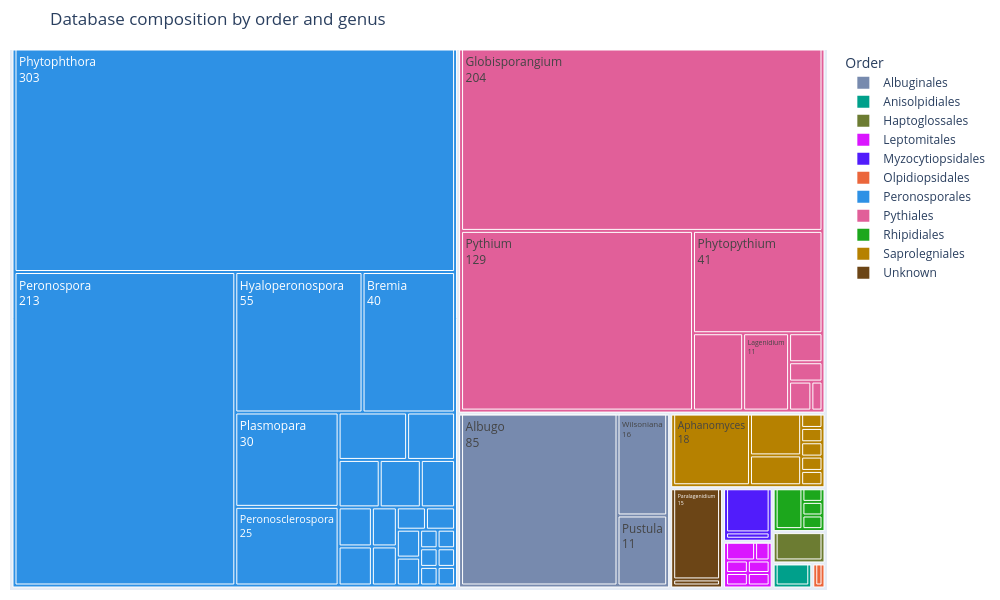

The notebook cell saved with this chart:
### Code cell
import math
import pandas as pd
import plotly.express as px
import plotly.graph_objects as go

df      = pd.read_csv('data/cox2_th_final/output/cox2_th-meta-clean.tsv', sep='\t')
cmap_df = pd.read_csv('colormap-oom-order.csv')
colormap = dict(zip(cmap_df['order'], cmap_df['color']))

# --- Configurable ---
OUTER_RANK = 'order'
FONT_SIZE  = 12
FIG_W, FIG_H = 1000, 600   # must match the figure size below
# --------------------

df[OUTER_RANK] = df[OUTER_RANK].fillna('Unknown')

counts = (
    df.groupby([OUTER_RANK, 'genus'])
    .size()
    .reset_index(name='count')
)

outer_vals   = sorted(counts[OUTER_RANK].unique())
# Fall back to grey for any value not in the colormap
outer_colors = {v: colormap.get(v, '#aaaaaa') for v in outer_vals}

fig = px.treemap(
    counts,
    path=[OUTER_RANK, 'genus'],
    values='count',
    title=f'Database composition by {OUTER_RANK} and genus',
    color=OUTER_RANK,
    color_discrete_map=outer_colors,
)

labels    = list(fig.data[0].labels)
values    = list(fig.data[0].values)
parents   = list(fig.data[0].parents)
outer_set = set(outer_vals)
total     = counts['count'].sum()

CHAR_W  = FONT_SIZE * 0.6
LINE_H  = FONT_SIZE * 1.8

def tile_text(lbl, par, val):
    if lbl in outer_set or par == '':
        return ''
    count = int(val)
    lines = [lbl, str(count)]
    text_w = max(len(l) for l in lines) * CHAR_W
    text_h = len(lines) * LINE_H
    frac = val / total
    tile_area = frac * FIG_W * FIG_H
    tile_w = math.sqrt(tile_area * 2)
    tile_h = math.sqrt(tile_area / 2)
    if tile_w >= text_w and tile_h >= text_h:
        return f'{lbl}<br>{count}'
    return ''

tile_texts = [tile_text(lbl, par, val) for lbl, par, val in zip(labels, parents, values)]

fig.update_traces(
    text=tile_texts,
    textinfo='text',
    textfont=dict(size=FONT_SIZE),
    insidetextfont=dict(size=FONT_SIZE),
    outsidetextfont=dict(size=FONT_SIZE),
    hovertemplate='<b>%{label}</b><br>Sequences: %{value:.0f}<extra></extra>',
    marker=dict(pad=dict(t=0, l=3, r=3, b=3)),
)

for val in outer_vals:
    fig.add_trace(go.Scatter(
        x=[None], y=[None],
        mode='markers',
        marker=dict(size=12, color=outer_colors[val], symbol='square'),
        name=val,
        showlegend=True,
    ))

fig.update_layout(
    width=FIG_W,
    height=FIG_H,
    margin=dict(t=50, l=10, r=10, b=10),
    showlegend=True,
    legend=dict(title=OUTER_RANK.capitalize(), itemsizing='constant'),
    xaxis=dict(visible=False),
    yaxis=dict(visible=False),
)

fig.show()

### Figure 1 — Plotly figure (JSON) as saved in the notebook; plotly's stock layout.template omitted (floating-point values rounded to 4 significant figures)
{"data": [{"branchvalues": "total", "customdata": [["Albuginales"], ["Albuginales"], ["Albuginales"], ["Albuginales"], ["Anisolpidiales"], ["Anisolpidiales"], ["Haptoglossales"], ["Haptoglossales"], ["Leptomitales"], ["Leptomitales"], ["Leptomitales"], ["Leptomitales"], ["Leptomitales"], ["Leptomitales"], ["Leptomitales"], ["Myzocytiopsidales"], ["Myzocytiopsidales"], ["Myzocytiopsidales"], ["Olpidiopsidales"], ["Olpidiopsidales"], ["Peronosporales"], ["Peronosporales"], ["Peronosporales"], ["Peronosporales"], ["Peronosporales"], ["Peronosporales"], ["Peronosporales"], ["Peronosporales"], ["Peronosporales"], ["Peronosporales"], ["Peronosporales"], ["Peronosporales"], ["Peronosporales"], ["Peronosporales"], ["Peronosporales"], ["Peronosporales"], ["Peronosporales"], ["Peronosporales"], ["Peronosporales"], ["Peronosporales"], ["Peronosporales"], ["Peronosporales"], ["Peronosporales"], ["Peronosporales"], ["Peronosporales"], ["Peronosporales"], ["Pythiales"], ["Pythiales"], ["Pythiales"], ["Pythiales"], ["Pythiales"], ["Pythiales"], ["Pythiales"], ["Pythiales"], ["Pythiales"], ["Pythiales"], ["Rhipidiales"], ["Rhipidiales"], ["Rhipidiales"], ["Rhipidiales"], ["Rhipidiales"], ["Saprolegniales"], ["Saprolegniales"], ["Saprolegniales"], ["Saprolegniales"], ["Saprolegniales"], ["Saprolegniales"], ["Saprolegniales"], ["Saprolegniales"], ["Saprolegniales"], ["Unknown"], ["Unknown"], ["Unknown"]], "domain": {"x": [0, 1], "y": [0, 1]}, "hovertemplate": "<b>%{label}</b><br>Sequences: %{value:.0f}<extra></extra>", "ids": ["Albuginales/Albugo", "Albuginales/Pustula", "Albuginales/Wilsoniana", "Albuginales", "Anisolpidiales/Anisolpidium", "Anisolpidiales", "Haptoglossales/Haptoglossa", "Haptoglossales", "Leptomitales/Apodachlya", "Leptomitales/Atkinsiella", "Leptomitales/Crypticola", "Leptomitales/Lagenisma", "Leptomitales/Leptomitus", "Leptomitales/Periplasma", "Leptomitales", "Myzocytiopsidales/Chlamydomyzium", "Myzocytiopsidales/Myzocytiopsis", "Myzocytiopsidales", "Olpidiopsidales/Olpidiopsis", "Olpidiopsidales", "Peronosporales/Baobabopsis", "Peronosporales/Basidiophora", "Peronosporales/Benua", "Peronosporales/Bremia", "Peronosporales/Calycofera", "Peronosporales/Eraphthora", "Peronosporales/Graminivora", "Peronosporales/Halophytophthora", "Peronosporales/Hyaloperonospora", "Peronosporales/Nothophytophthora", "Peronosporales/Novotelnova", "Peronosporales/Paraperonospora", "Peronosporales/Perofascia", "Peronosporales/Peronosclerospora", "Peronosporales/Peronospora", "Peronosporales/Phytophthora", "Peronosporales/Plasmopara", "Peronosporales/Plasmoverna", "Peronosporales/Protobremia", "Peronosporales/Pseudoperonospora", "Peronosporales/Salisapilia", "Peronosporales/Sclerophthora", "Peronosporales/Sclerospora", "Peronosporales/Sirolpidium", "Peronosporales/Synchrospora", "Peronosporales", "Pythiales/Elongisporangium", "Pythiales/Globisporangium", "Pythiales/Haliphthoros", "Pythiales/Halocrusticida", "Pythiales/Lagenidium", "Pythiales/Phytopythium", "Pythiales/Pilasporangium", "Pythiales/Pythium", "Pythiales/Salilagenidium", "Pythiales", "Rhipidiales/Araiospora", "Rhipidiales/Rhipidium", "Rhipidiales/Salispina", "Rhipidiales/Sapromyces", "Rhipidiales", "Saprolegniales/Achlya", "Saprolegniales/Aphanomyces", "Saprolegniales/Dictyuchus", "Saprolegniales/Pachymetra", "Saprolegniales/Plectospira", "Saprolegniales/Pythiopsis", "Saprolegniales/Saprolegnia", "Saprolegniales/Thraustotheca", "Saprolegniales", "Unknown/Lagena", "Unknown/Paralagenidium", "Unknown"], "insidetextfont": {"size": 12}, "labels": ["Albugo", "Pustula", "Wilsoniana", "Albuginales", "Anisolpidium", "Anisolpidiales", "Haptoglossa", "Haptoglossales", "Apodachlya", "Atkinsiella", "Crypticola", "Lagenisma", "Leptomitus", "Periplasma", "Leptomitales", "Chlamydomyzium", "Myzocytiopsis", "Myzocytiopsidales", "Olpidiopsis", "Olpidiopsidales", "Baobabopsis", "Basidiophora", "Benua", "Bremia", "Calycofera", "Eraphthora", "Graminivora", "Halophytophthora", "Hyaloperonospora", "Nothophytophthora", "Novotelnova", "Paraperonospora", "Perofascia", "Peronosclerospora", "Peronospora", "Phytophthora", "Plasmopara", "Plasmoverna", "Protobremia", "Pseudoperonospora", "Salisapilia", "Sclerophthora", "Sclerospora", "Sirolpidium", "Synchrospora", "Peronosporales", "Elongisporangium", "Globisporangium", "Haliphthoros", "Halocrusticida", "Lagenidium", "Phytopythium", "Pilasporangium", "Pythium", "Salilagenidium", "Pythiales", "Araiospora", "Rhipidium", "Salispina", "Sapromyces", "Rhipidiales", "Achlya", "Aphanomyces", "Dictyuchus", "Pachymetra", "Plectospira", "Pythiopsis", "Saprolegnia", "Thraustotheca", "Saprolegniales", "Lagena", "Paralagenidium", "Unknown"], "marker": {"colors": ["#778aae", "#778aae", "#778aae", "#778aae", "#00a08b", "#00a08b", "#6c7c32", "#6c7c32", "#da16ff", "#da16ff", "#da16ff", "#da16ff", "#da16ff", "#da16ff", "#da16ff", "#511cfb", "#511cfb", "#511cfb", "#eb663b", "#eb663b", "#2e91e5", "#2e91e5", "#2e91e5", "#2e91e5", "#2e91e5", "#2e91e5", "#2e91e5", "#2e91e5", "#2e91e5", "#2e91e5", "#2e91e5", "#2e91e5", "#2e91e5", "#2e91e5", "#2e91e5", "#2e91e5", "#2e91e5", "#2e91e5", "#2e91e5", "#2e91e5", "#2e91e5", "#2e91e5", "#2e91e5", "#2e91e5", "#2e91e5", "#2e91e5", "#e15f99", "#e15f99", "#e15f99", "#e15f99", "#e15f99", "#e15f99", "#e15f99", "#e15f99", "#e15f99", "#e15f99", "#1ca71c", "#1ca71c", "#1ca71c", "#1ca71c", "#1ca71c", "#b68100", "#b68100", "#b68100", "#b68100", "#b68100", "#b68100", "#b68100", "#b68100", "#b68100", "#6c4516", "#6c4516", "#6c4516"], "pad": {"b": 3, "l": 3, "r": 3, "t": 0}}, "name": "", "outsidetextfont": {"size": 12}, "parents": ["Albuginales", "Albuginales", "Albuginales", "", "Anisolpidiales", "", "Haptoglossales", "", "Leptomitales", "Leptomitales", "Leptomitales", "Leptomitales", "Leptomitales", "Leptomitales", "", "Myzocytiopsidales", "Myzocytiopsidales", "", "Olpidiopsidales", "", "Peronosporales", "Peronosporales", "Peronosporales", "Peronosporales", "Peronosporales", "Peronosporales", "Peronosporales", "Peronosporales", "Peronosporales", "Peronosporales", "Peronosporales", "Peronosporales", "Peronosporales", "Peronosporales", "Peronosporales", "Peronosporales", "Peronosporales", "Peronosporales", "Peronosporales", "Peronosporales", "Peronosporales", "Peronosporales", "Peronosporales", "Peronosporales", "Peronosporales", "", "Pythiales", "Pythiales", "Pythiales", "Pythiales", "Pythiales", "Pythiales", "Pythiales", "Pythiales", "Pythiales", "", "Rhipidiales", "Rhipidiales", "Rhipidiales", "Rhipidiales", "", "Saprolegniales", "Saprolegniales", "Saprolegniales", "Saprolegniales", "Saprolegniales", "Saprolegniales", "Saprolegniales", "Saprolegniales", "", "Unknown", "Unknown", ""], "text": ["Albugo<br>85", "Pustula<br>11", "Wilsoniana<br>16", "", "", "", "", "", "", "", "", "", "", "", "", "", "", "", "", "", "", "", "", "Bremia<br>40", "", "", "", "", "Hyaloperonospora<br>55", "", "", "", "", "Peronosclerospora<br>25", "Peronospora<br>213", "Phytophthora<br>303", "Plasmopara<br>30", "", "", "", "", "", "", "", "", "", "", "Globisporangium<br>204", "", "", "Lagenidium<br>11", "Phytopythium<br>41", "", "Pythium<br>129", "", "", "", "", "", "", "", "", "Aphanomyces<br>18", "", "", "", "", "", "", "", "", "Paralagenidium<br>15", ""], "textfont": {"size": 12}, "textinfo": "text", "type": "treemap", "values": [85.0, 11.0, 16.0, 112.0, 3.0, 3.0, 5.0, 5.0, 1.0, 1.0, 1.0, 2.0, 1.0, 1.0, 7.0, 1.0, 7.0, 8.0, 1.0, 1.0, 4.0, 5.0, 1.0, 40.0, 2.0, 1.0, 1.0, 10.0, 55.0, 6.0, 1.0, 1.0, 2.0, 25.0, 213.0, 303.0, 30.0, 2.0, 2.0, 7.0, 3.0, 4.0, 3.0, 6.0, 1.0, 728.0, 12.0, 204.0, 3.0, 1.0, 11.0, 41.0, 2.0, 129.0, 2.0, 405.0, 1.0, 1.0, 4.0, 1.0, 7.0, 7.0, 18.0, 1.0, 1.0, 1.0, 1.0, 5.0, 1.0, 35.0, 1.0, 15.0, 16.0]}, {"marker": {"color": "#778aae", "size": 12, "symbol": "square"}, "mode": "markers", "name": "Albuginales", "showlegend": true, "type": "scatter", "x": [null], "y": [null]}, {"marker": {"color": "#00a08b", "size": 12, "symbol": "square"}, "mode": "markers", "name": "Anisolpidiales", "showlegend": true, "type": "scatter", "x": [null], "y": [null]}, {"marker": {"color": "#6c7c32", "size": 12, "symbol": "square"}, "mode": "markers", "name": "Haptoglossales", "showlegend": true, "type": "scatter", "x": [null], "y": [null]}, {"marker": {"color": "#da16ff", "size": 12, "symbol": "square"}, "mode": "markers", "name": "Leptomitales", "showlegend": true, "type": "scatter", "x": [null], "y": [null]}, {"marker": {"color": "#511cfb", "size": 12, "symbol": "square"}, "mode": "markers", "name": "Myzocytiopsidales", "showlegend": true, "type": "scatter", "x": [null], "y": [null]}, {"marker": {"color": "#eb663b", "size": 12, "symbol": "square"}, "mode": "markers", "name": "Olpidiopsidales", "showlegend": true, "type": "scatter", "x": [null], "y": [null]}, {"marker": {"color": "#2e91e5", "size": 12, "symbol": "square"}, "mode": "markers", "name": "Peronosporales", "showlegend": true, "type": "scatter", "x": [null], "y": [null]}, {"marker": {"color": "#e15f99", "size": 12, "symbol": "square"}, "mode": "markers", "name": "Pythiales", "showlegend": true, "type": "scatter", "x": [null], "y": [null]}, {"marker": {"color": "#1ca71c", "size": 12, "symbol": "square"}, "mode": "markers", "name": "Rhipidiales", "showlegend": true, "type": "scatter", "x": [null], "y": [null]}, {"marker": {"color": "#b68100", "size": 12, "symbol": "square"}, "mode": "markers", "name": "Saprolegniales", "showlegend": true, "type": "scatter", "x": [null], "y": [null]}, {"marker": {"color": "#6c4516", "size": 12, "symbol": "square"}, "mode": "markers", "name": "Unknown", "showlegend": true, "type": "scatter", "x": [null], "y": [null]}], "layout": {"height": 600, "legend": {"itemsizing": "constant", "title": {"text": "Order"}, "tracegroupgap": 0}, "margin": {"b": 10, "l": 10, "r": 10, "t": 50}, "showlegend": true, "title": {"text": "Database composition by order and genus"}, "width": 1000, "xaxis": {"visible": false}, "yaxis": {"visible": false}}}
